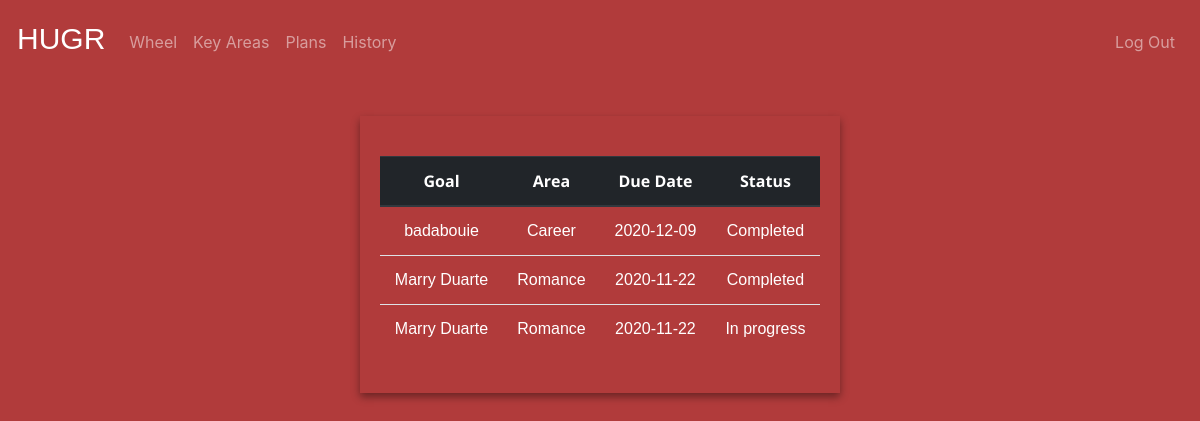
Screenshot of /history (signed in) with the database file from the repository.
### tables this page shows
CREATE TABLE "plans" ('user_id' integer NOT NULL, 'plan_id' integer PRIMARY KEY AUTOINCREMENT NOT NULL, 'area' text NOT NULL, 'goal' text NOT NULL, 'date' date NOT NULL, 'last_step' text NOT NULL,'last_step1' text NOT NULL,'last_step2' text NOT NULL,'last_step3' text NOT NULL DEFAULT ' ','last_step4' text NOT NULL DEFAULT ' ','last_step5' text NOT NULL DEFAULT ' ','last_step6' text NOT NULL DEFAULT ' ','last_step7' text NOT NULL DEFAULT ' ','last_step8' text NOT NULL DEFAULT ' ','last_step9' text NOT NULL DEFAULT ' ','last_step10' text NOT NULL DEFAULT ' ','completion' integer NOT NULL DEFAULT '0');

### application.py (the view)
@app.route("/history")
@login_required
def history():
    user_id = session["user_id"]
    plans = db.execute("SELECT * FROM plans WHERE user_id = :user_id", user_id=user_id)
    return render_template("history.html", plans=plans)

### application.py (called while the page is built)
@app.after_request
def after_request(response):
    response.headers["Cache-Control"] = "no-cache, no-store, must-revalidate"
    response.headers["Expires"] = 0
    response.headers["Pragma"] = "no-cache"
    return response

### helpers.py (called while the page is built)
def login_required(f):
    @wraps(f)
    def decorated_function(*args, **kwargs):
        if session.get("user_id") is None:
            return redirect("/login")
        return f(*args, **kwargs)
    return decorated_function

### templates/history.html (shortened to what this page needs)
{% extends "layout.html" %}
{% block main %}
<div class="image">
    <div class="step_card">
        <table class="table" style="font-size: 16px; font-family: Impact, Charcoal, sans-serif; text-align: center; color:white; margin: 20px auto;">
            <thead class="thead-dark" style="font-family: 'Open Sans'; background-color: white; color: #b13b3b">
                <tr>
                    <th scope="col">Goal</th>
                    <th scope="col">Area</th>
                    <th scope="col">Due Date</th>
                    <th scope="col">Status</th>
                </tr>
            </thead>
            <tbody>
                {% for plan in plans %}
                <tr>
                    <td>{{plan["goal"]}}</td>
                    <td>{{plan["area"]}}</td>
                    <td>{{plan["date"]}}</td>
                    {% if plan["completion"] == 0 %}
                    <td>In progress</td>
                    {% endif %}
                    {% if plan["completion"] == 1 %}
                    <td>Completed</td>
                    {% endif %}
                </tr>
                {% endfor %}
            </tbody>
        </table>
    </div>
</div>
{% endblock %}

### templates/layout.html (shortened to what this page needs)
<!DOCTYPE html>
<html>
    <html lang="en">
    <head>
        <link href="https://maxcdn.bootstrapcdn.com/bootstrap/4.1.3/css/bootstrap.min.css" rel="stylesheet">
        <link href="/static/styles.css" rel="stylesheet">
    </head>
    <body>
        <nav class="navbar navbar-expand-md navbar-dark bg-dark border" style="background-color: #b13b3b !important; border-color: #b13b3b !important; box-shadow: 0 4px 8px 0 rgba(0,0,0,0.2); transition: 0.3s;">
            <a class="navbar-brand" href="/home"><span class="hugr">HUGR</span></a>
            <div class="collapse navbar-collapse" id="navbar">
                {% if session.user_id %}
                    <ul class="navbar-nav mr-auto mt-2">
                        <li class="nav-item"><a class="nav-link" href="/wheel">Wheel</a></li>
                        <li class="nav-item"><a class="nav-link" href="/key_areas">Key Areas</a></li>
                        <li class="nav-item"><a class="nav-link" href="/plan">Plans</a></li>
                        <li class="nav-item"><a class="nav-link" href="/history">History</a></li>
                    </ul>
                    <ul class="navbar-nav ml-auto mt-2">
                        <li class="nav-item"><a class="nav-link" href="/logout">Log Out</a></li>
                    </ul>
                {% else %}
                    <ul class="navbar-nav ml-auto mt-2">
                        <li class="nav-item"><a class="nav-link" href="/register">Register</a></li>
                        <li class="nav-item"><a class="nav-link" href="/login">Log In</a></li>
                    </ul>
                {% endif %}
            </div>
        </nav>
        <main>
            {% block main %}{% endblock %}
        </main>
    </body>
</html>

### static/styles.css (style rules this page uses)
nav .navbar-brand { font-size: xx-large; }
main { overflow-x: auto; text-align: center; }
body { margin:0; overflow-x: hidden; }
.image { position:absolute; width:100%; height:100%; background:#b13b3b; background-size:cover; background-position: center; background-repeat: no-repeat; }
.hugr { font-family: Impact, Charcoal, sans-serif; font-size: 30px; color: white; }
.step_card { margin: 40px auto 10px; max-width: 30rem; box-shadow: 0 4px 8px 0 rgba(0,0,0,0.4); transition: 0.3s; padding: 20px; display: flex; flex-direction: column; background-color: #b13b3b; color: white; font-size: 16px; font-family: Impact, Charcoal, sans-serif; text-align: center; }

### rows the page displays
plans: goal "badabouie", area "Career", date "2020-12-09", completion "Completed"
plans: goal "Marry Duarte", area "Romance", date "2020-11-22", completion "Completed"
plans: goal "Marry Duarte", area "Romance", date "2020-11-22", completion "In progress"
